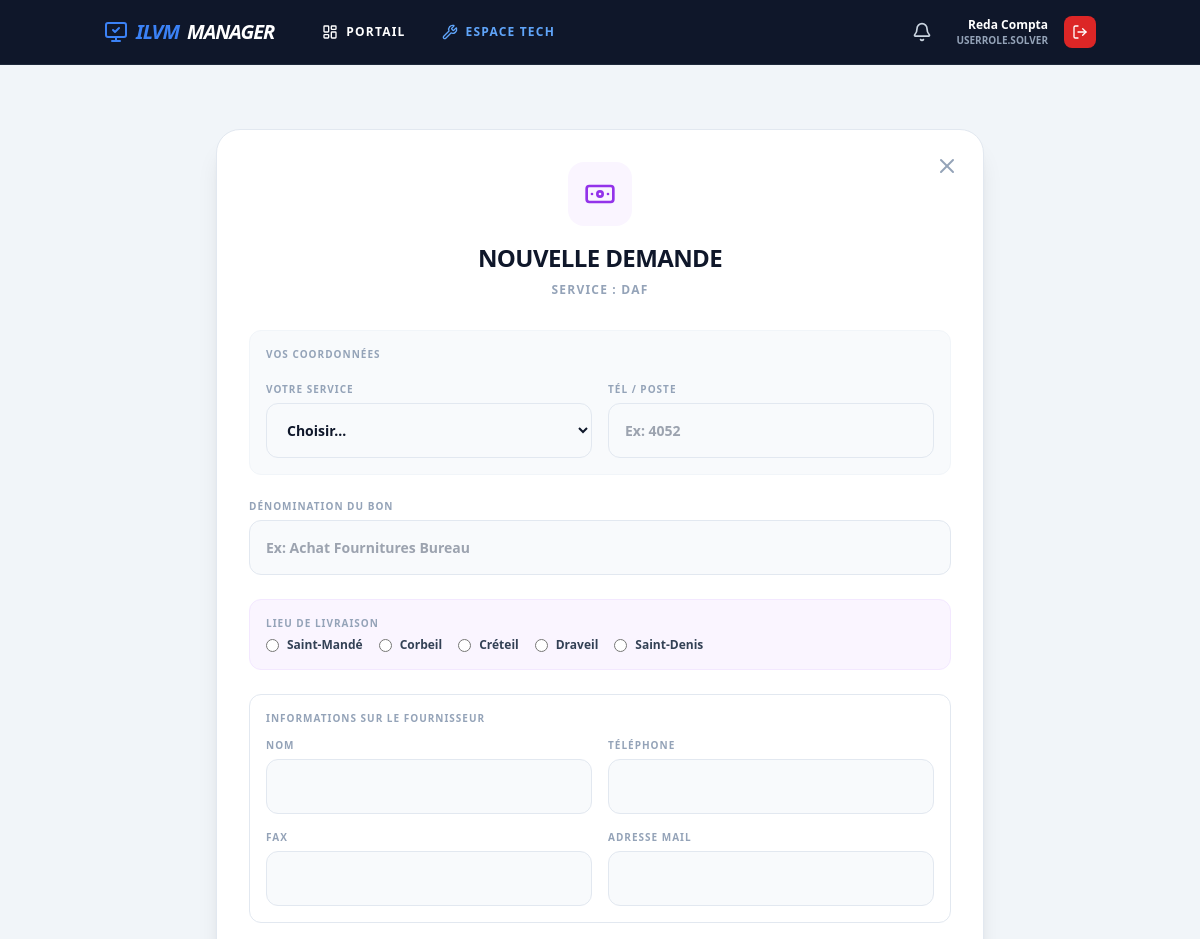
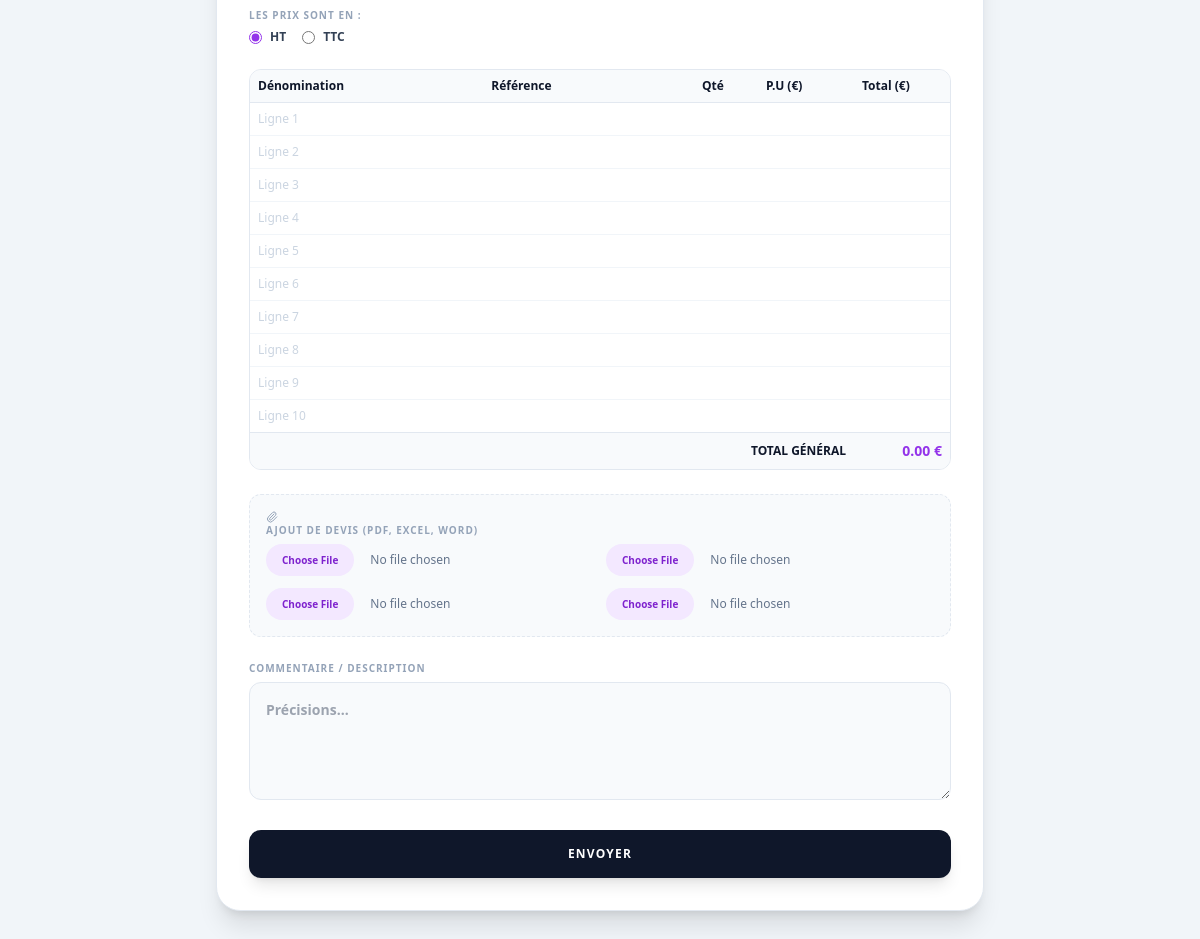
Page /tickets/new/DAF (signed in) on the committed database (2 pictures, top to bottom).
### app/models.py (models this page shows, shortened)
class User(UserMixin, db.Model):
    __tablename__ = 'users'
    id = db.Column(db.Integer, primary_key=True)
    username = db.Column(db.String(64), unique=True, index=True)
    fullname = db.Column(db.String(120))
    email = db.Column(db.String(120))
    role = db.Column(db.Enum(UserRole), default=UserRole.USER)
    service_department = db.Column(db.Enum(ServiceType), nullable=True)
    notifications = db.relationship('Notification', backref='user', lazy='dynamic')

### app/routes/tickets.py (the view, shortened to what this page needs)
@tickets_bp.route('/new/<service_name>', methods=['GET', 'POST'])
@login_required
def new_ticket(service_name):
    try:
        service_enum = ServiceType[service_name.upper()]
    except KeyError:
        return redirect(url_for('main.user_portal'))
    return render_template('tickets/new_ticket.html', service=service_enum, service_name=service_name)

### app/__init__.py (called while the page is built)
@login_manager.user_loader
def load_user(user_id):
    from .models import User
    return User.query.get(int(user_id))

### app/templates/tickets/new_ticket.html (shortened to what this page needs)
{% extends "base.html" %}
{% block content %}
<div class="flex justify-center items-start min-h-[80vh] pt-10 pb-20">
    <div class="bg-white p-8 rounded-3xl shadow-xl border border-slate-200 w-full max-w-3xl relative">
        <a href="{{ url_for('main.user_portal') }}" class="absolute top-6 right-6 text-slate-400 hover:text-slate-600 transition">
            <i data-lucide="x" class="w-6 h-6"></i>
        </a>
        <div class="text-center mb-8">
            <div class="w-16 h-16 rounded-2xl flex items-center justify-center mx-auto mb-4
                {% if service_name == 'INFO' %}bg-blue-50 text-blue-600
                {% elif service_name == 'DAF' %}bg-purple-50 text-purple-600
                {% elif service_name == 'TECH' %}bg-orange-50 text-orange-600
                {% else %}bg-emerald-50 text-emerald-600{% endif %}">
                {% if service_name == 'INFO' %}<i data-lucide="monitor" class="w-8 h-8"></i>
                {% elif service_name == 'DAF' %}<i data-lucide="banknote" class="w-8 h-8"></i>
                {% elif service_name == 'TECH' %}<i data-lucide="wrench" class="w-8 h-8"></i>
                {% else %}<i data-lucide="package" class="w-8 h-8"></i>{% endif %}
            </div>
            <h2 class="text-2xl font-black text-slate-900 uppercase tracking-tight">Nouvelle Demande</h2>
            <p class="text-xs font-bold text-slate-400 uppercase tracking-widest mt-2">Service : {{ service.value }}</p>
        </div>
        <form method="POST" enctype="multipart/form-data" class="space-y-6">
            <div class="grid grid-cols-2 gap-4 bg-slate-50 p-4 rounded-xl border border-slate-100">
                <div class="col-span-2 text-[10px] font-black uppercase text-slate-400 tracking-widest mb-1">Vos Coordonnées</div>
                <div>
                    <label class="label-tiny">Votre Service</label>
                    <select name="service_demandeur" class="input-field bg-white" required>
                        <option value="" disabled selected>Choisir...</option>
                    </select>
                </div>
                <div>
                    <label class="label-tiny">Tél / Poste</label>
                    <input type="text" name="tel_demandeur" class="input-field bg-white" placeholder="Ex: 4052" required>
                </div>
            </div>
            {% if service_name == 'DAF' %}
            <div>
                <label class="label-tiny">Dénomination du bon</label>
                <input type="text" name="title" class="input-field" placeholder="Ex: Achat Fournitures Bureau" required>
            </div>
            <div class="bg-purple-50 p-4 rounded-xl border border-purple-100">
                <label class="label-tiny text-purple-700 mb-2">Lieu de livraison</label>
                <div class="flex flex-wrap gap-4 text-xs font-bold text-slate-700">
                    <label class="flex items-center gap-2"><input type="radio" name="daf_lieu_livraison" value="Saint-Mandé" class="accent-purple-600" required> Saint-Mandé</label>
                    <label class="flex items-center gap-2"><input type="radio" name="daf_lieu_livraison" value="Corbeil" class="accent-purple-600"> Corbeil</label>
                    <label class="flex items-center gap-2"><input type="radio" name="daf_lieu_livraison" value="Créteil" class="accent-purple-600"> Créteil</label>
                    <label class="flex items-center gap-2"><input type="radio" name="daf_lieu_livraison" value="Draveil" class="accent-purple-600"> Draveil</label>
                    <label class="flex items-center gap-2"><input type="radio" name="daf_lieu_livraison" value="Saint-Denis" class="accent-purple-600"> Saint-Denis</label>
                </div>
            </div>
            <div class="bg-white p-4 rounded-xl border border-slate-200">
                <p class="text-[10px] font-black uppercase text-slate-400 tracking-widest mb-3">Informations sur le fournisseur</p>
                <div class="grid grid-cols-2 gap-4">
                    <div class="col-span-2 md:col-span-1">
                        <label class="label-tiny">Nom</label>
                        <input type="text" name="daf_fournisseur_nom" class="input-field" required>
                    </div>
                    <div>
                        <label class="label-tiny">Téléphone</label>
                        <input type="text" name="daf_fournisseur_tel" class="input-field">
                    </div>
                    <div>
                        <label class="label-tiny">Fax</label>
                        <input type="text" name="daf_fournisseur_fax" class="input-field">
                    </div>
                    <div>
                        <label class="label-tiny">Adresse Mail</label>
                        <input type="email" name="daf_fournisseur_email" class="input-field">
                    </div>
                </div>
            </div>
            <div>
                <label class="label-tiny">Les prix sont en :</label>
                <div class="flex gap-4 text-xs font-bold text-slate-700">
                    <label class="flex items-center gap-2"><input type="radio" name="daf_type_prix" value="HT" class="accent-purple-600" checked> HT</label>
                    <label class="flex items-center gap-2"><input type="radio" name="daf_type_prix" value="TTC" class="accent-purple-600"> TTC</label>
                </div>
            </div>
            <div class="overflow-x-auto border border-slate-200 rounded-xl">
                <table class="w-full text-xs text-left">
                    <thead class="bg-slate-50 border-b border-slate-200">
                        <tr>
                            <th class="p-2 font-bold w-1/3">Dénomination</th>
                            <th class="p-2 font-bold">Référence</th>
                            <th class="p-2 font-bold w-16">Qté</th>
                            <th class="p-2 font-bold w-24">P.U (€)</th>
                            <th class="p-2 font-bold w-24">Total (€)</th>
                        </tr>
                    </thead>
                    <tbody class="divide-y divide-slate-100">
                        {% for i in range(1, 11) %}
                        <tr>
                            <td class="p-1"><input type="text" name="daf_designation_{{i}}" class="w-full bg-transparent outline-none p-1 placeholder-slate-300" placeholder="Ligne {{i}}"></td>
                            <td class="p-1"><input type="text" name="daf_ref_{{i}}" class="w-full bg-transparent outline-none p-1"></td>
                            <td class="p-1"><input type="number" name="daf_qte_{{i}}" class="w-full bg-transparent outline-none p-1 text-center" min="0" oninput="calcTotal({{i}})" id="qte_{{i}}"></td>
                            <td class="p-1"><input type="number" step="0.01" name="daf_pu_{{i}}" class="w-full bg-transparent outline-none p-1 text-right" min="0" oninput="calcTotal({{i}})" id="pu_{{i}}"></td>
                            <td class="p-1"><input type="text" name="daf_total_{{i}}" class="w-full bg-transparent outline-none p-1 text-right font-bold text-slate-700" readonly id="total_{{i}}"></td>
                        </tr>
                        {% endfor %}
                    </tbody>
                    <tfoot class="bg-slate-50 border-t border-slate-200">
                         <tr>
                             <td colspan="4" class="p-2 text-right font-black uppercase text-xs">Total Général</td>
                             <td class="p-2 text-right font-black text-purple-600 text-sm" id="grandTotal">0.00 €</td>
                         </tr>
                    </tfoot>
                </table>
            </div>
            <div class="bg-slate-50 p-4 rounded-xl border border-slate-200 border-dashed">
                <label class="label-tiny text-purple-600 mb-2 flex items-center gap-2"><i data-lucide="paperclip" class="w-3 h-3"></i> Ajout de Devis (PDF, Excel, Word)</label>
                <div class="grid grid-cols-1 md:grid-cols-2 gap-3">
                    <input type="file" name="devis_1" accept=".pdf,.doc,.docx,.xls,.xlsx" class="text-xs text-slate-500 file:mr-4 file:py-2 file:px-4 file:rounded-full file:border-0 file:text-[10px] file:font-bold file:bg-purple-100 file:text-purple-700 hover:file:bg-purple-200">
                    <input type="file" name="devis_2" accept=".pdf,.doc,.docx,.xls,.xlsx" class="text-xs text-slate-500 file:mr-4 file:py-2 file:px-4 file:rounded-full file:border-0 file:text-[10px] file:font-bold file:bg-purple-100 file:text-purple-700 hover:file:bg-purple-200">
                    <input type="file" name="devis_3" accept=".pdf,.doc,.docx,.xls,.xlsx" class="text-xs text-slate-500 file:mr-4 file:py-2 file:px-4 file:rounded-full file:border-0 file:text-[10px] file:font-bold file:bg-purple-100 file:text-purple-700 hover:file:bg-purple-200">
                    <input type="file" name="devis_4" accept=".pdf,.doc,.docx,.xls,.xlsx" class="text-xs text-slate-500 file:mr-4 file:py-2 file:px-4 file:rounded-full file:border-0 file:text-[10px] file:font-bold file:bg-purple-100 file:text-purple-700 hover:file:bg-purple-200">
                </div>
            </div>
            {% endif %}
            <div id="descField">
                <label class="label-tiny">Commentaire / Description</label>
                <textarea name="description" rows="4" class="input-field" placeholder="Précisions..." required></textarea>
            </div>
            <button type="submit" class="w-full bg-slate-900 text-white font-black py-4 rounded-xl hover:bg-blue-600 transition shadow-lg text-xs uppercase tracking-widest mt-4">
                Envoyer
            </button>
        </form>
    </div>
</div>
{% endblock %}

### app/templates/base.html (shortened to what this page needs)
<!DOCTYPE html>
<html lang="fr">
<head>
    <script src="https://cdn.tailwindcss.com"></script>
</head>
<body class="bg-slate-100 font-sans text-slate-900 min-h-screen flex flex-col">
    {% if current_user.is_authenticated %}
    <nav class="bg-slate-900 text-white sticky top-0 z-50 border-b border-slate-800">
        <div class="container mx-auto px-4 h-16 flex justify-between items-center">
            <div class="flex items-center gap-8">
                <a href="{{ url_for('main.user_portal') }}" class="font-black text-xl tracking-tighter text-blue-500 italic flex items-center gap-2">
                    <i data-lucide="monitor-check"></i> ILVM<span class="text-white">MANAGER</span>
                </a>
                <div class="hidden md:flex gap-1 text-xs font-bold uppercase tracking-widest">
                    <a href="{{ url_for('main.user_portal') }}" class="px-4 py-2 hover:bg-slate-800 rounded transition flex gap-2 items-center">
                        <i data-lucide="layout-dashboard" class="w-4 h-4"></i> Portail
                    </a>
                    {% if 'SOLVER' in current_user.role|string|upper or 'ADMIN' in current_user.role|string|upper %}
                    <a href="{{ url_for('tickets.solver_dashboard') }}" class="px-4 py-2 hover:bg-slate-800 rounded transition flex gap-2 items-center text-blue-400 hover:text-blue-300">
                        <i data-lucide="wrench" class="w-4 h-4"></i> Espace Tech
                    </a>
                    {% endif %}
                </div>
            </div>
            <div class="flex items-center gap-4">
                <div class="relative group">
                    <button id="notifBtn" class="p-2 hover:bg-slate-800 rounded-lg transition relative">
                        <i data-lucide="bell" class="w-5 h-5 text-slate-300 group-hover:text-white"></i>
                    </button>
                </div>
                <div class="text-right hidden sm:block">
                    <p class="text-xs font-bold text-white">{{ current_user.fullname }}</p>
                    <p class="text-[10px] text-slate-400 uppercase font-bold">{{ current_user.role }}</p>
                </div>
                <a href="{{ url_for('auth.logout') }}" class="bg-red-600 hover:bg-red-700 p-2 rounded-lg transition" title="Déconnexion">
                    <i data-lucide="log-out" class="w-4 h-4"></i>
                </a>
            </div>
        </div>
    </nav>
    {% endif %}
    <main class="container mx-auto p-4 md:p-6 pb-20 flex-grow">
        {% block content %}{% endblock %}
    </main>
</body>
</html>

### app/templates/base.html (style rules this page uses)
.label-tiny { font-size: 10px; font-weight: 900; text-transform: uppercase; color: #94a3b8; letter-spacing: 0.1em; margin-bottom: 4px; display: block; }
.input-field { width: 100%; background-color: #f8fafc; border: 1px solid #e2e8f0; padding: 0.75rem; border-radius: 0.5rem; font-size: 0.875rem; font-weight: 700; outline: none; transition: all 0.2s; }

### app/templates/tickets/new_ticket.html (style rules this page uses)
.label-tiny { font-size: 10px; font-weight: 900; text-transform: uppercase; color: #94a3b8; letter-spacing: 0.1em; margin-bottom: 6px; display: block; }
.input-field { width: 100%; background-color: #f8fafc; border: 1px solid #e2e8f0; padding: 1rem; border-radius: 0.75rem; font-size: 0.875rem; font-weight: 700; outline: none; transition: all 0.2s; }

### rows in the picture
User: fullname "Reda Compta", role "USERROLE.SOLVER", value "DAF"
